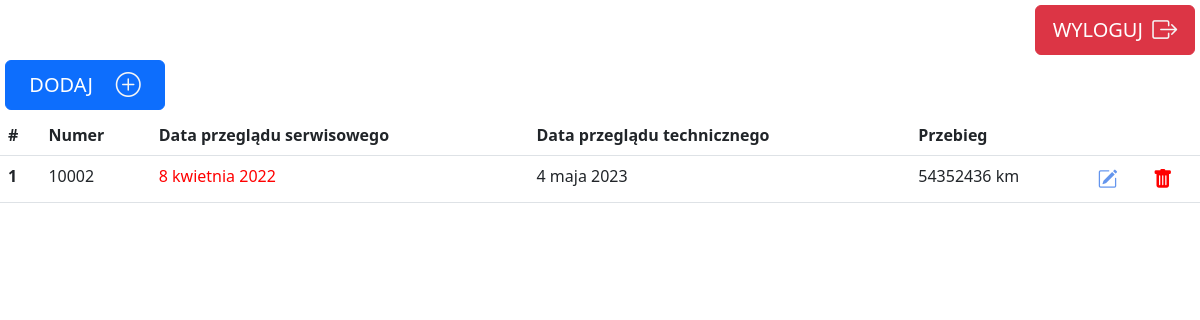
The page /cars/all/ (signed in) on the database as committed earlier.
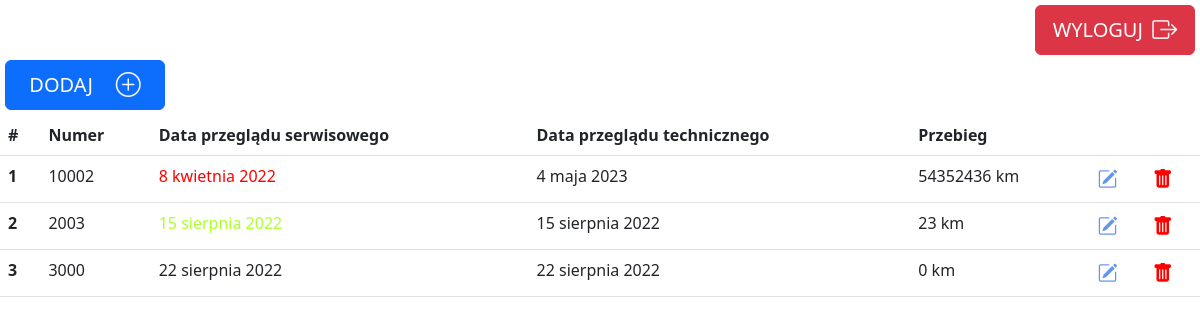
The same page on the database as committed later.
### cars/models.py (models this page shows, shortened)
class Cars(models.Model):
    nr_wewnetrzny = models.PositiveSmallIntegerField(null=True, blank=True)
    data_przegladu_technicznego = models.DateField(null=True, blank=True)
    data_przegladu_serwisowego = models.DateField(null=True, blank=True)
    przebieg = models.PositiveIntegerField(default=0)
    rodzaj_silnika_choices = [
        ('PB', 'Benzyna'),
        ('ON', 'Diesel'),
        ('Ele', 'Elektryczny'),
        ('Hybr', 'Hybryda'),
        (' ', ' ')
    ]
    rodzaj_silnika = models.CharField(max_length=4,
                                      choices=rodzaj_silnika_choices,
                                      default='')
    opis = models.TextField(default='', blank=True)

### cars/views.py (the view)
# urls.py: path('all/', cars_response, name='all'),
@login_required()
def cars_response(request):
    all_cars = Cars.objects.all()  # ORM - Object Relational Mapping
    allert1 = date.today() + timedelta(days=30)
    allert2 = date.today()
    return render(request, 'cars.html', {'cars': all_cars,
                                         'range': range(len(all_cars) + 1),
                                         'allert1': allert1,
                                         'allert2': allert2})

### templates/cars.html (shortened to what this page needs)
{% extends 'main.html' %}
{% block page %}
    <div class="add_button">
        <a href="{% url 'add' %}" class="add_button_link">
            <button type="button" class="btn btn-primary header_button_btn">
                 DODAJ <i class="bi bi-plus-circle" style="font-size: 25px; color: whitesmoke;"></i>
            </button>
        </a>
    </div>
    {% if cars|length == 0%}
        <h2>brak wpisów</h2>
    {% else %}
    <table class="table">
        <thead>
            <tr>
                <th scope="col">#</th>
                <th scope="col">Numer</th>
                <th scope="col">Data przeglądu serwisowego</th>
                <th scope="col">Data przeglądu technicznego</th>
                <th scope="col">Przebieg</th>
                <th scope="col"></th>
                <th scope="col"></th>
            </tr>
        </thead>
        <tbody>
        {% for car in cars %}
        <tr>
            <th scope="row">{{ forloop.counter }}</th>
            <td>{{ car.nr_wewnetrzny }}</td>
            {% if car.data_przegladu_serwisowego < allert2  %}
                <td style="color: red">{{ car.data_przegladu_serwisowego }}</td>
            {% elif car.data_przegladu_serwisowego < allert1 %}
                <td style="color: greenyellow">{{ car.data_przegladu_serwisowego }}</td>
            {% else %}
                <td>{{ car.data_przegladu_serwisowego }}</td>
            {% endif %}
            <td>{{ car.data_przegladu_technicznego }}</td>
            <td>{{ car.przebieg }} km</td>
            <td>
                <a href="{% url 'edit' car.id %}">
                    <i class="bi bi-pencil-square" style="font-size: 20px; color: cornflowerblue;"></i>
                </a>
            </td>
            <td>
                <a href="{% url 'del' car.id %}">
                    <i class="bi bi-trash-fill" style="font-size: 20px; color: red;"></i>
                </a>
            </td>
        </tr>
        {% endfor %}
        </tbody>
    </table>
    {%  endif %}
{% endblock %}

### templates/main.html (shortened to what this page needs)
<!doctype html>
<html lang="pl">
<head>
    <link href="https://cdn.jsdelivr.net/npm/bootstrap@5.2.0/dist/css/bootstrap.min.css" rel="stylesheet">
    <link rel="stylesheet" href="https://cdn.jsdelivr.net/npm/bootstrap-icons@1.9.1/font/bootstrap-icons.css">
    {% load static %}
    <link rel="stylesheet" type="text/css" href="{% static 'style.css' %}">
</head>
<body>
    <div class="header_button">
            {% if user.is_authenticated %}
            <a href="{% url 'logout' %}" class="header_button_link">
                <button type="button" class="btn btn-danger header_button_btn">
                    WYLOGUJ <i class="bi bi-box-arrow-right" style="font-size: 25px; color: whitesmoke;"></i>
                </button>
            </a>
        {% endif %}
    </div>
    {% block page %} {% endblock %}
</body>
</html>

### cars/static/style.css (style rules this page uses)
.header_button { display: flex; justify-content: flex-end; margin: 5px 5px 5px 5px; }
.add_button { display: flex; justify-content: flex-start; margin: 5px 5px 5px 5px; }
.header_button_btn { width: 160px; height: 50px; display: flex; align-items: center; justify-content: space-around; font-size: 20px; }
.header_button_link { text-decoration: none; }
.add_button_link { text-decoration: none; }

Rows that differ between the two databases and show on the page:
added Cars: nr_wewnetrzny "2003", data_przegladu_serwisowego "15 sierpnia 2022", data_przegladu_technicznego "15 sierpnia 2022", przebieg "23"
added Cars: nr_wewnetrzny "3000", data_przegladu_serwisowego "22 sierpnia 2022", data_przegladu_technicznego "22 sierpnia 2022", przebieg "0"
